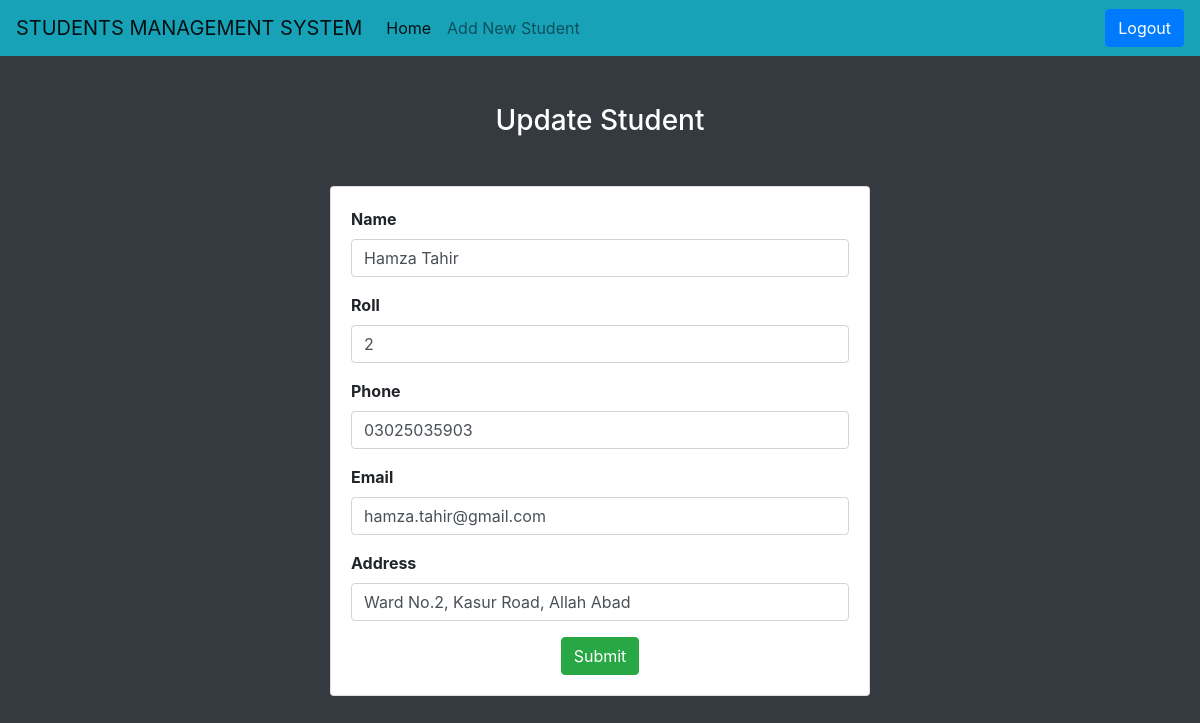
The app's page /update_student/2/ with its own data.
### base/models.py (models this page shows)
class RegStu(models.Model):
    name = models.CharField(max_length=50)
    roll = models.IntegerField(null=None)
    phone = models.CharField(max_length=14)
    email = models.CharField(max_length=50)
    address = models.CharField(max_length=200)

### base/views.py (the view)
# urls.py: path('update_student/<int:std_id>/', views.UpdateStudent, name='update_student'),
def UpdateStudent(request, std_id):
    std = RegStu.objects.get(pk=std_id)
    context = {'std':std}
    return render(request, 'base/update_student.html', context)

### base/templates/base/update_student.html (shortened to what this page needs)
<!doctype html>
<html lang="en">
  <head>
    <link rel="stylesheet" href="https://cdn.jsdelivr.net/npm/bootstrap@4.0.0/dist/css/bootstrap.min.css">
  </head>
  <body class="bg-dark">
    {% include './navbar.html' %}
    <h3 class='text-center my-5 text-white'>Update Student</h3>
    <div class='container'>
        <div class='row justify-content-center'>
            <div class='col-md-6'>
                <div class='card'>
                    <div class='card-body'>
                        <form action="{% url 'do_update_student' std.id %}" method="post">
                            <div class="mb-3">
                                <b><label for="name" class="form-label">Name</label></b>
                                <input type="name" name='name' value='{{std.name}}' class="form-control" id="name" aria-describedby="uame" placeholder="Enter Student Name" Required>
                            </div>
                            <div class="mb-3">
                                <b><label for="roll" class="form-label">Roll</label></b>
                                <input type="roll" name='roll' value='{{std.roll}}' class="form-control" id="roll" aria-describedby="roll" placeholder="Enter Student Roll" Required>
                            </div>
                            <div class="mb-3">
                                <b><label for="phone" class="form-label">Phone</label></b>
                                <input type="phone" name='phone' value='{{std.phone}}' class="form-control" id="phone" aria-describedby="phone" placeholder="Enter Student Phone" Required>
                            </div>
                            <div class="mb-3">
                                <b><label for="email" class="form-label">Email</label></b>
                                <input type="email" name='email' value='{{std.email}}' class="form-control" id="email" aria-describedby="email" placeholder="Enter Student Email" Required>
                            </div>
                            <div class="mb-3">
                                <b><label for="address" class="form-label">Address</label></b>
                                <input type="address" name='address' value='{{std.address}}' class="form-control" id="address" aria-describedby="address" placeholder="Enter Student Address" Required>
                            </div>
                              <div class="d-flex justify-content-center">
                                <button type="submit" class="btn btn-success">Submit</button>
                              </div>
                          </form>
                    </div>
                </div>
            </div>
        </div>
    </div>
  </body>
</html>

### records on screen
RegStu: name "Hamza Tahir", roll "2", phone "03025035903", email "hamza.tahir@gmail.com", address "Ward No.2, Kasur Road, Allah Abad"
